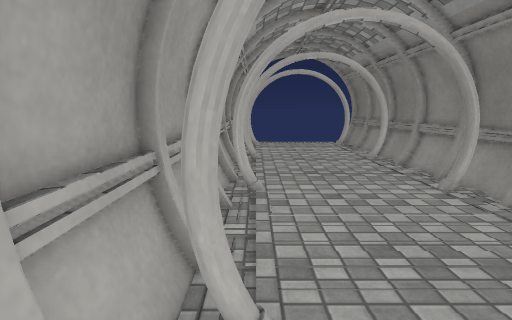
[1] (above)

12 first-person views from a walk through a 3-D level made in the Unity game engine. The camera is 1.2 m above the floor, tilts 10° down and sees 85° across. The floor is counted in squares, 0.5 m on a side. Each view is taken from the middle of a square. On the plan, view 1 faces up. The plan holds only what a view shows up to about 18 squares ahead; the rest is blank. The place goes on beyond the plan. The player character is not drawn. Surface patterns are stand-ins for the level's own textures.

[2]
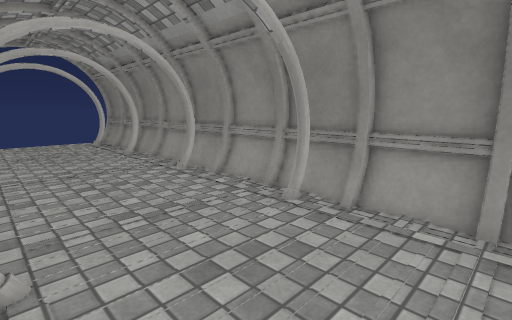

[3]
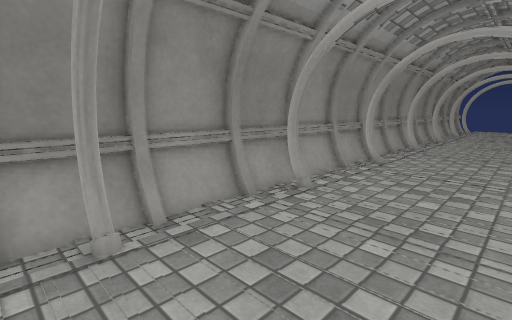

[4]
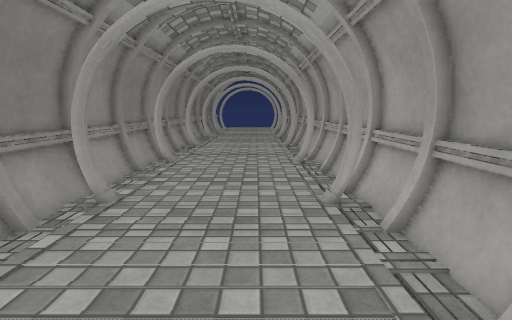

[5]
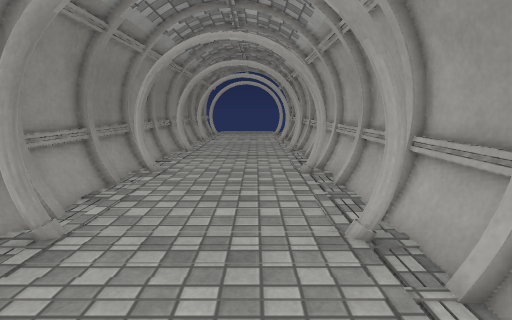

[6]
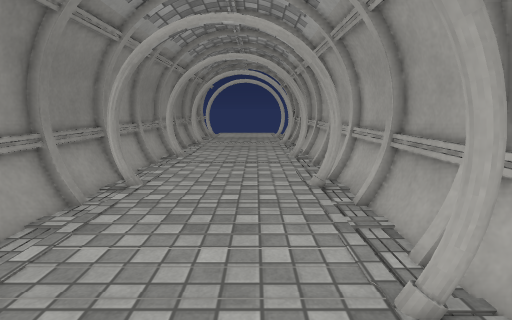

[7]
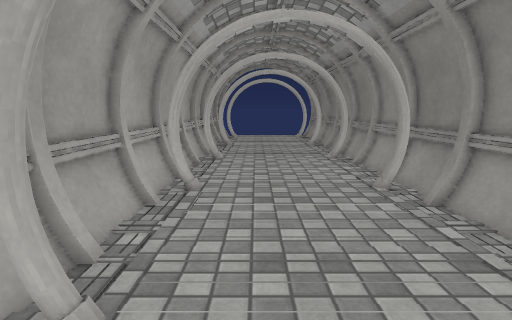

[8]
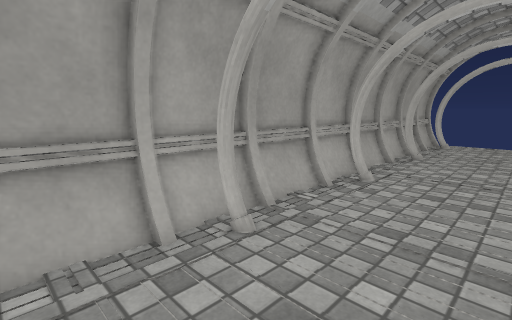

[9]
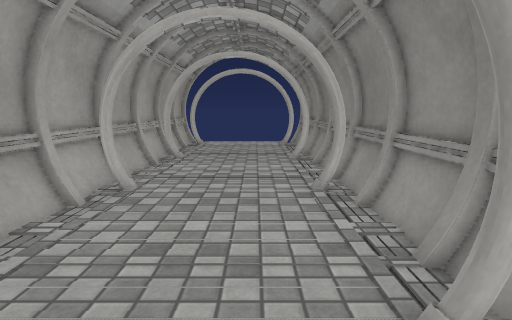

[10]
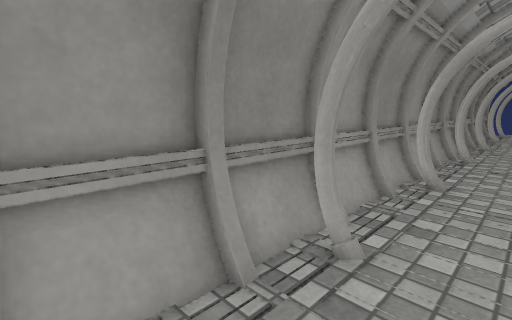

[11]
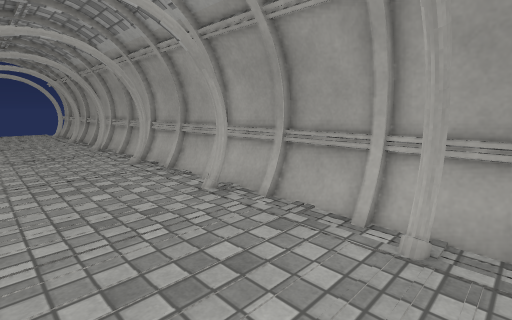

[12]
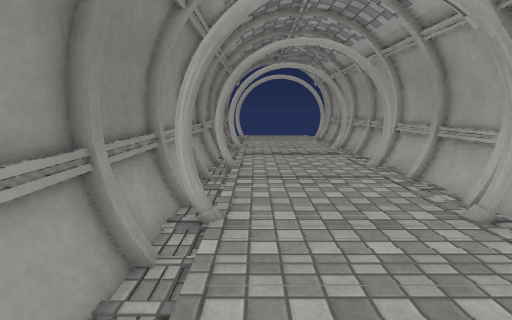

### Floor plan
Key: @ floor where view 1 was taken; # wall or solid block; x gap in a wall; . floor; = window, fence, low wall or low ledge.
Columns run from 2 left of view 1 to 8 right of it. Each row starts with its distance up from view 1.
 17  =       =
 16  #.......#
 15  # ..... #
 14 ###.....###
 13 ##.......##
 12 #=.......=#
 11 #=.......=#
 10 ##.......##
  9 ###.....###
  8 ###.....###
  7 ##.......##
  6 #=.......=#
  5 #=.......=#
  4 ##.......##
  3 ###.....###
  2 ## .....###
  1 ##.......##
  0 #=@......=#
 -1 ##.......##
 -2 ##.......##
 -3  ##.....##
 -4 ##.......##
 -5 ##.......##
 -6 #=.......=#
 -7 ##.......##
 -8 ##.......##
 -9  ##.....##
-10 ##.......##
-11 ##.......##
-12 #=.......=#
-13 ##.......##
-14 #=.......=#
-15 ###.....###
-16 ##.......##
-17 #=.......=#
-18 #=.......=#
-19 ##.......##
-20 #=.......=#
-21 ##x.....x##
-22 ##.......##
-23  =       =

Where each view was taken, in squares from view 1:
view 1: 0 up, 0 right, facing up
view 2: 2 down, 0 right, facing up-right
view 3: 4 up, 1 right, facing down-right
view 4: 4 up, 2 right, facing down
view 5: 4 down, 2 right, facing down
view 6: 6 down, 2 right, facing down
view 7: 6 down, 2 right, facing up
view 8: 1 down, 4 right, facing up-left
view 9: 0 up, 4 right, facing up
view 10: 1 up, 4 right, facing down-right
view 11: 2 down, 5 right, facing down-left
view 12: 9 down, 5 right, facing down
